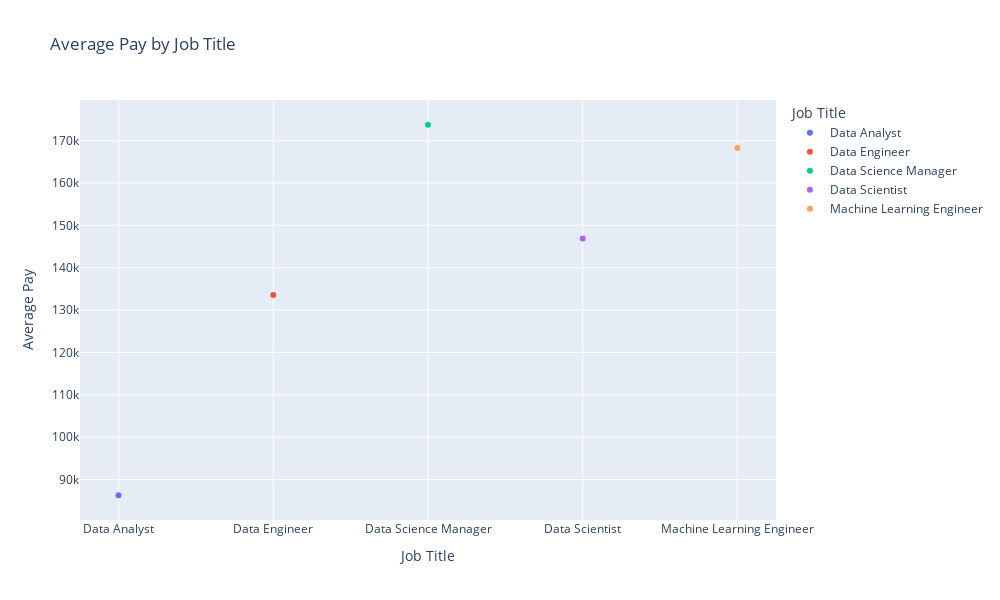

Notebook code cell kept with this figure:
### Code cell
# Create an average pay column
Job_postings['Average Pay'] = (Job_postings['Minimum Pay'] + Job_postings['Maximum Pay'])/2

# Average pay by job title and Years of Experience
average_pay_per_experience = Job_postings.groupby('Job Title')['Average Pay'].mean().reset_index()

# Average pay by job title and Years of Experience
fig = px.scatter(average_pay_per_experience, 
             x='Job Title', 
             y='Average Pay', 
             color='Job Title', 
             title='Average Pay by Job Title'
             )

fig.update_layout(
    xaxis_title="Job Title",
    yaxis_title="Average Pay",
    legend_title="Job Title",
    width=1000,
    height=600
)

fig.show()

### Figure 1 — Plotly figure (JSON) as saved in the notebook; plotly's stock layout.template omitted (floating-point values rounded to 4 significant figures)
{"data": [{"hovertemplate": "Job Title=%{x}<br>Average Pay=%{y}<extra></extra>", "legendgroup": "Data Analyst", "marker": {"color": "#636efa", "symbol": "circle"}, "mode": "markers", "name": "Data Analyst", "orientation": "v", "showlegend": true, "type": "scatter", "x": ["Data Analyst"], "xaxis": "x", "y": [86290.0], "yaxis": "y"}, {"hovertemplate": "Job Title=%{x}<br>Average Pay=%{y}<extra></extra>", "legendgroup": "Data Engineer", "marker": {"color": "#EF553B", "symbol": "circle"}, "mode": "markers", "name": "Data Engineer", "orientation": "v", "showlegend": true, "type": "scatter", "x": ["Data Engineer"], "xaxis": "x", "y": [133500.0], "yaxis": "y"}, {"hovertemplate": "Job Title=%{x}<br>Average Pay=%{y}<extra></extra>", "legendgroup": "Data Science Manager", "marker": {"color": "#00cc96", "symbol": "circle"}, "mode": "markers", "name": "Data Science Manager", "orientation": "v", "showlegend": true, "type": "scatter", "x": ["Data Science Manager"], "xaxis": "x", "y": [173750], "yaxis": "y"}, {"hovertemplate": "Job Title=%{x}<br>Average Pay=%{y}<extra></extra>", "legendgroup": "Data Scientist", "marker": {"color": "#ab63fa", "symbol": "circle"}, "mode": "markers", "name": "Data Scientist", "orientation": "v", "showlegend": true, "type": "scatter", "x": ["Data Scientist"], "xaxis": "x", "y": [146900], "yaxis": "y"}, {"hovertemplate": "Job Title=%{x}<br>Average Pay=%{y}<extra></extra>", "legendgroup": "Machine Learning Engineer", "marker": {"color": "#FFA15A", "symbol": "circle"}, "mode": "markers", "name": "Machine Learning Engineer", "orientation": "v", "showlegend": true, "type": "scatter", "x": ["Machine Learning Engineer"], "xaxis": "x", "y": [168300.0], "yaxis": "y"}], "layout": {"height": 600, "legend": {"title": {"text": "Job Title"}, "tracegroupgap": 0}, "title": {"text": "Average Pay by Job Title"}, "width": 1000, "xaxis": {"anchor": "y", "categoryarray": ["Data Analyst", "Data Engineer", "Data Science Manager", "Data Scientist", "Machine Learning Engineer"], "categoryorder": "array", "domain": [0, 1], "title": {"text": "Job Title"}}, "yaxis": {"anchor": "x", "domain": [0, 1], "title": {"text": "Average Pay"}}}}
